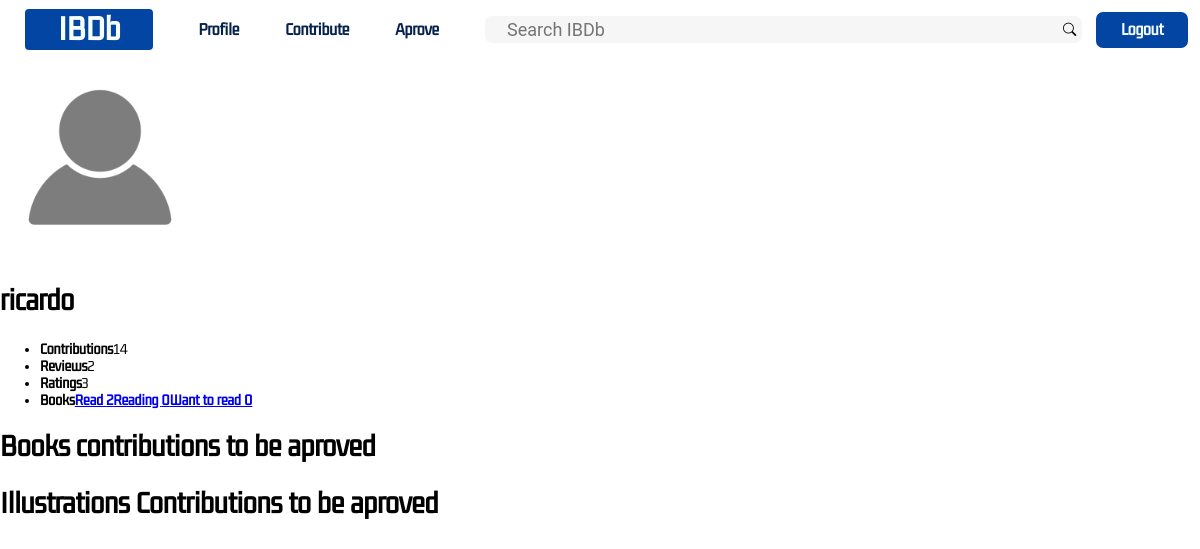
The page /profile/1 (signed in) on the database as committed earlier.
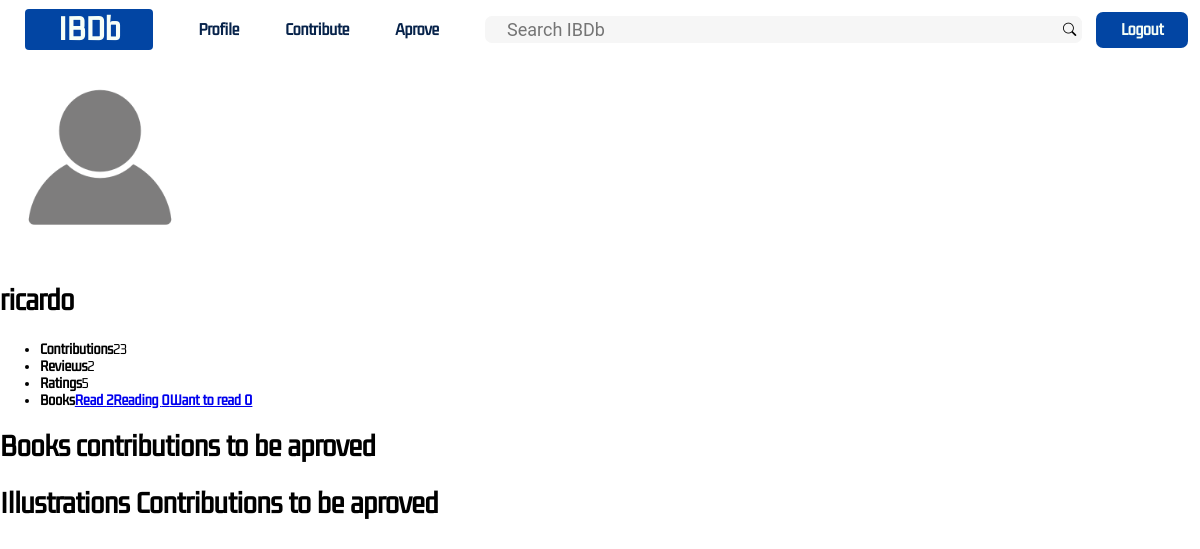
The same page on the database as committed later.
### books/models.py (models this page shows)
class User(AbstractUser):
	contributions = models.IntegerField(default=0)
	read = models.ManyToManyField(Book, related_name="books_already_read")
	reading = models.ManyToManyField(Book, related_name="books_currently_reading")
	want_to_read = models.ManyToManyField(Book, related_name="books_to_read")

### books/views.py (the view)
# urls.py: path('profile/<str:user_id>', views.profile, name="profile"),
@login_required
def profile(request, user_id):
	user = User.objects.get(username=request.user.username)
	book_post_request = BookRequest.objects.filter(user=user)
	illustration_post_request = IllustrationPostRequest.objects.filter(user=user)
	illustration_delete_request = IllustrationDeleteRequest.objects.filter(user=user)
	return render(request, "books/profile.html", {
		"user_id": user_id,
		"reviews": Review.objects.filter(user=request.user).count(),
		"ratings": Rating.objects.filter(user=request.user).count(),
		"read": user.read.count(),
		"reading": user.reading.count(),
		"want": user.reading.count(),
		"book_post": book_post_request,
		"illustration_post": illustration_post_request,
		"illustration_delete": illustration_delete_request
		})

### books/templates/books/profile.html (shortened to what this page needs)
{% extends 'books/layout.html' %}
{% load static %}
{% block css %}<link rel="stylesheet" href="">{% endblock %}
{% block body %}
<div>
	<div class="user">
		<img src="{% static 'images/profile-image.png' %}" width="200px">
		<h1>{{ request.user.username }}</h1>
	</div>
	<div class="user-info">
		<ul>
			<li><b>Contributions</b>{{ request.user.contributions }}</li>
			<li><b>Reviews</b>{{ reviews }}</li>
			<li><b>Ratings</b>{{ ratings }}</li>
			<li><b>Books<b><a href="{% url 'user_books' user_id 'read' %}">Read {{ read }}</a><a href="{% url 'user_books' user_id 'reading' %}">Reading {{ reading }}</a><a href="{% url 'user_books' user_id 'want_to_read' %}">Want to read {{ want }}</a></li>
		</ul>
	</div>
	<div class="contributions-post">
		<div>
			<h1>Books contributions to be aproved</h1>
		</div>
		<div>
			<h1>Illustrations Contributions to be aproved</h1>
		</div>
	</div>
</div>
{% endblock %}

Rows that differ between the two databases and show on the page:
changed User "ricardo": user.contributions "14" → "23"
Other text that changed with them:
{{ ratings }}: "3" → "5"
